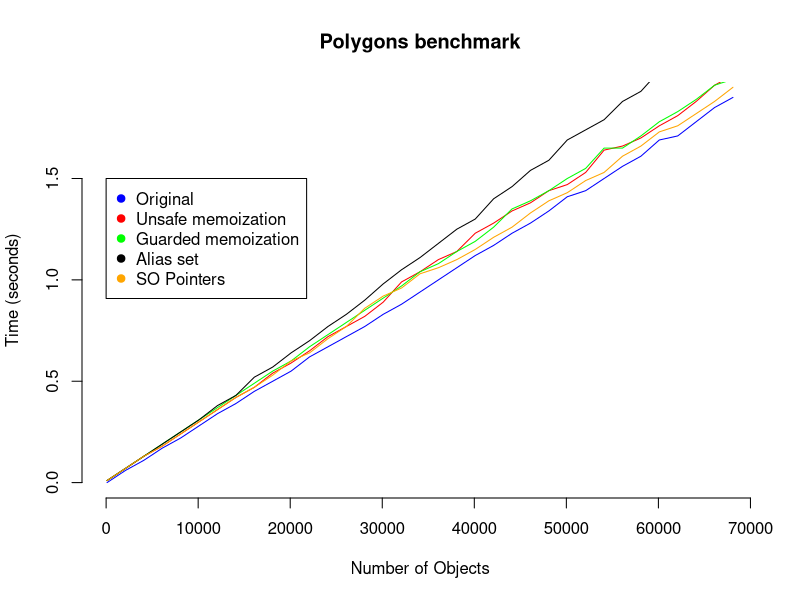
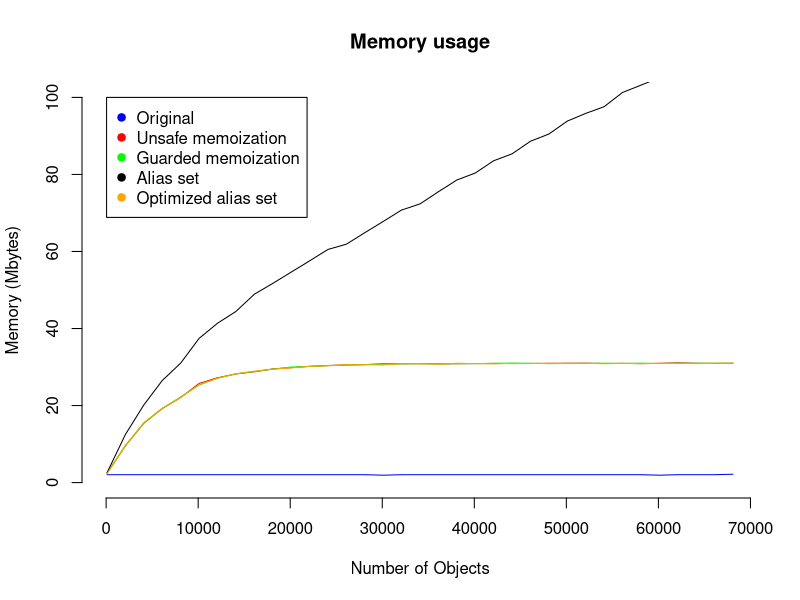
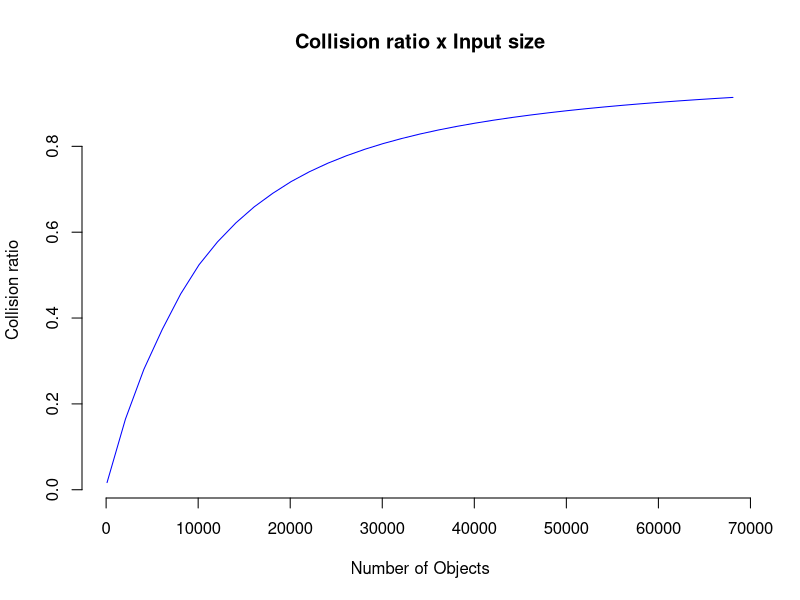

Generate these figures, in order, with R:
f1 <- read.csv(file = "csv/original.csv")
f2 <- read.csv(file = "csv/unsafe-memo.csv")
f3 <- read.csv(file = "csv/guarded.csv")
f4 <- read.csv(file = "csv/alias-set.csv")
f5 <- read.csv(file = "csv/collisions.csv")
f6 <- read.csv(file = "csv/alias-set-opt.csv")

plot(f1$n, f1$time, main = "Polygons benchmark", xlab = "Number of Objects", ylab = "Time (seconds)", type = "l", frame = FALSE, col = "blue")
lines(f2$n, f2$time, col = "red", type = "l")
lines(f3$n, f3$time, col = "green", type = "l")
lines(f4$n, f4$time, col = "black", type = "l")
lines(f6$n, f6$time, col = "orange", type = "l")

legend(0, 1.5, legend=c("Original", "Unsafe memoization", "Guarded memoization", "Alias set", "SO Pointers"), pch=c(19, 19, 19, 19, 19), col=c("blue", "red", "green", "black", "orange"))

plot(f1$n, f1$memory / 1000, main = "Memory usage", xlab = "Number of Objects", ylab = "Memory (Mbytes)", type = "l", frame = FALSE, col = "blue", ylim = c(0, 100))
lines(f2$n, f2$memory / 1000 , col = "red", type = "l")
lines(f3$n, f3$memory / 1000 , col = "green", type = "l")
lines(f4$n, f4$memory / 1000 , col = "black", type = "l")
lines(f6$n, f6$memory / 1000 , col = "orange", type = "l")

legend(50, 100, legend=c("Original", "Unsafe memoization", "Guarded memoization", "Alias set", "Optimized alias set"), pch=c(19, 19, 19, 19, 19), col=c("blue", "red", "green", "black", "orange"))

plot(f1$n, f5$collisions / (f1$n * 3), main = "Collision ratio x Input size", xlab = "Number of Objects", ylab = "Collision ratio", type = "l", frame = FALSE, col = "blue")
